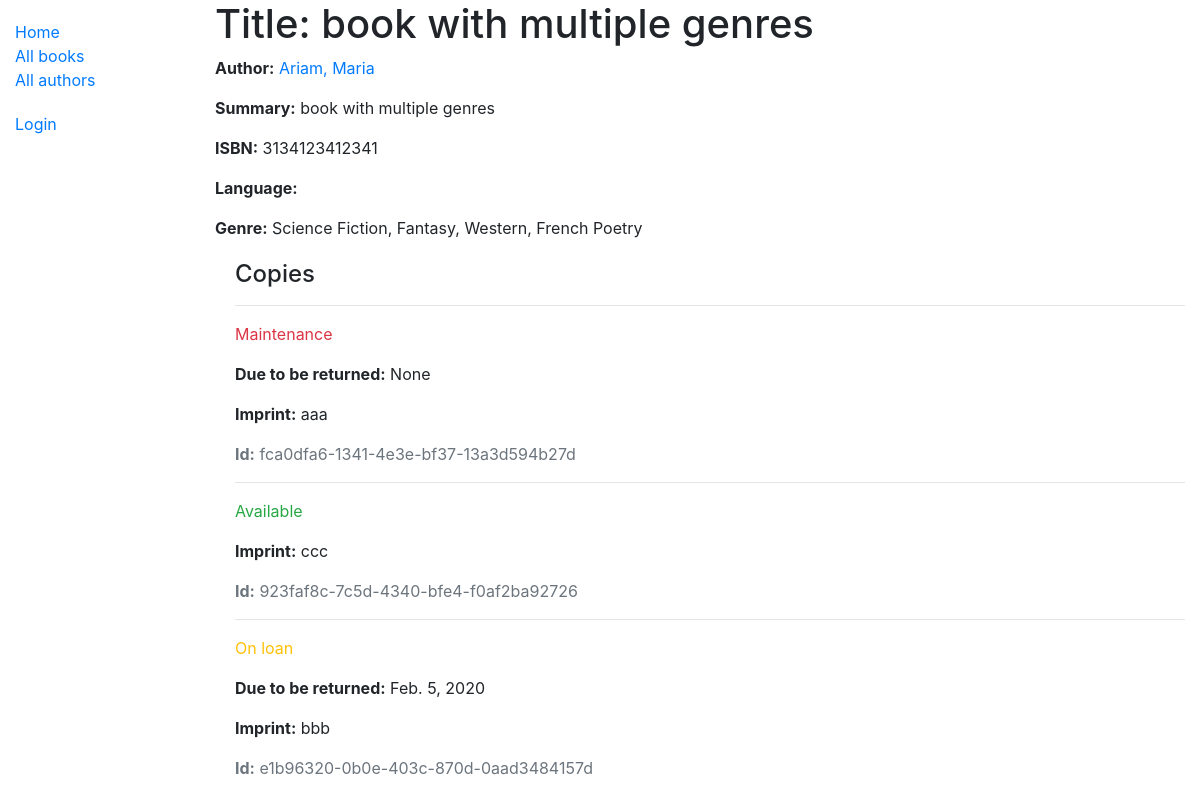
/catalog/book/4, run on an earlier commit of the app's database.
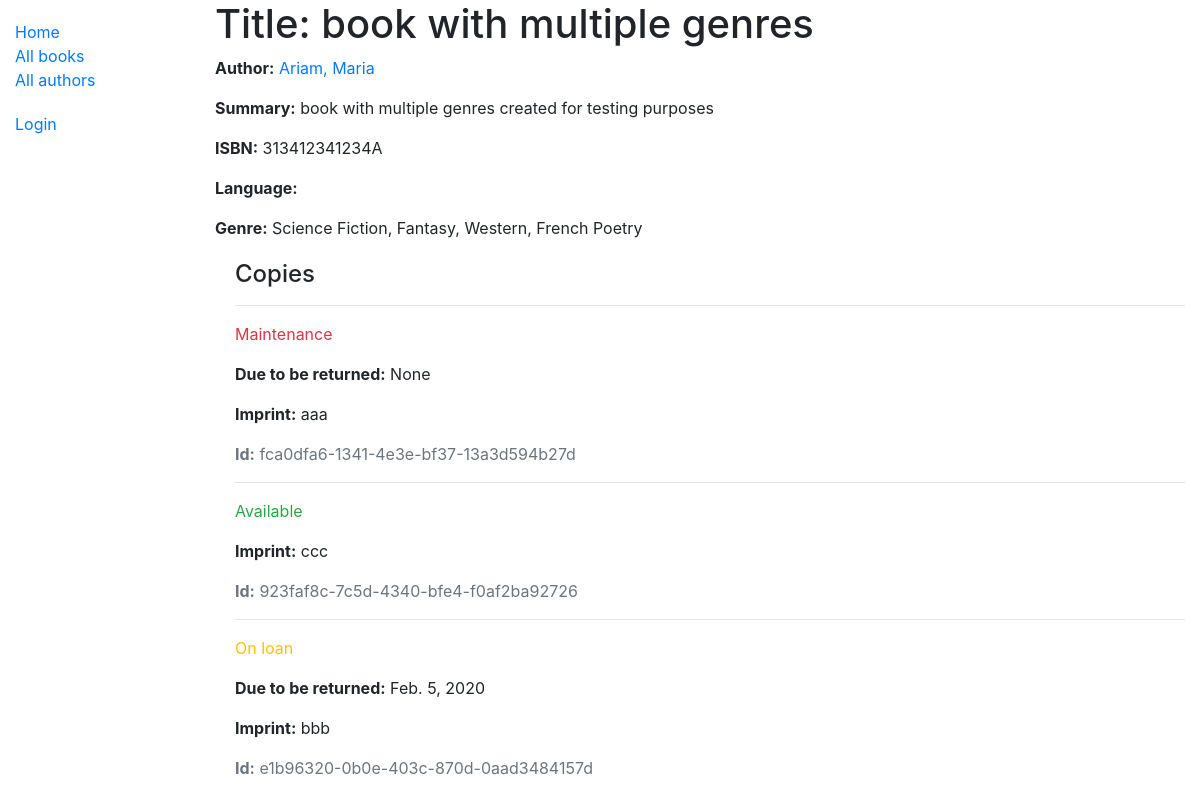
And on a later commit of the database.
### catalog/models.py (models this page shows, shortened)
class Book(models.Model):
    title = models.CharField(max_length=200)
    author = models.ForeignKey('Author', on_delete=models.SET_NULL, null=True)
    summary = models.TextField(max_length=1000, help_text='Enter a brief description of the book')
    isbn = models.CharField('ISBN', max_length=13, help_text='13 Character <a href="https://www.isbn-international.org/content/what-isbn">ISBN number</a>')
    genre = models.ManyToManyField(Genre, help_text='Select a genre for this book')
    def display_genre(self):
        """Because one book can have multiple genres, creates a string with the first 3 Genres.
         This is required to display genre in Admin."""
        return ', '.join([genre.name for genre in self.genre.all()[:3]])
    display_genre.short_description = 'Genre'
    class Meta:
        ordering = ['title']

class Author(models.Model):
    first_name = models.CharField(max_length=100)
    last_name = models.CharField(max_length=100)
    date_of_birth = models.DateField(null=True, blank=True)
    date_of_death = models.DateField('Died', null=True, blank=True)
    class Meta:
        ordering = ['last_name', 'first_name']
    def __str__(self):
        return f'{self.last_name}, {self.first_name}'

class Genre(models.Model):
    name = models.CharField(max_length=200, help_text='Enter a book genre (e.g. Science Fiction)')
    def __str__(self):
        return self.name

class BookInstance(models.Model):
    id = models.UUIDField(primary_key=True, default=uuid.uuid4, help_text='Unique ID for this particular book across whole library')
    book = models.ForeignKey('Book', on_delete=models.SET_NULL, null=True)
    imprint = models.CharField(max_length=200, help_text='version details of a book')
    due_back = models.DateField(null=True, blank=True)
    borrower = models.ForeignKey(User, on_delete=models.SET_NULL, null=True, blank=True)
    LOAN_STATUS = (
        ('m', 'Maintenance'),
        ('o', 'On loan'),
        ('a', 'Available'),
        ('r', 'Reserved'),
    )
    status = models.CharField(
        max_length=1,
        choices=LOAN_STATUS,
        blank=True,
        default='m',
        help_text='Book availability',
    )
    class Meta:
        ordering = ['due_back']
        permissions = (
            ('can_mark_returned', 'Set book as returned'),
            ('librarian', 'Librarian access'),
        )

### catalog/views.py (the view)
# urls.py: path('book/<int:pk>', views.BookDetailView.as_view(), name='book-detail'),
class BookDetailView(generic.DetailView):
    model = Book

### catalog/templates/catalog/book_detail.html
{% extends "base_generic.html" %}
{% block content %}
  <h1>Title: {{ book.title }}</h1>
  <p><strong>Author:</strong> <a href="{% url 'author-detail' book.author.pk %}">{{ book.author }}</a></p>
  <p><strong>Summary:</strong> {{ book.summary }}</p>
  <p><strong>ISBN:</strong> {{ book.isbn }}</p>
  <p><strong>Language:</strong> {{ book.language }}</p>
  <p><strong>Genre:</strong> {{ book.genre.all|join:", " }}</p>
  <div style="margin-left:20px;margin-top:20px">
    <h4>Copies</h4>
    {% for copy in book.bookinstance_set.all %}
      <hr>
      <p class="{% if copy.status == 'a' %}text-success{% elif copy.status == 'm' %}text-danger{% else %}text-warning{% endif %}">
        {{ copy.get_status_display }}
      </p>
      {% if copy.status != 'a' %}
        <p><strong>Due to be returned:</strong> {{ copy.due_back }}</p>
      {% endif %}
      <p><strong>Imprint:</strong> {{ copy.imprint }}</p>
      <p class="text-muted"><strong>Id:</strong> {{ copy.id }}</p>
    {% endfor %}
  </div>
{% endblock %}

### catalog/templates/base_generic.html (shortened to what this page needs)
<!DOCTYPE html>
<html lang="en">
<head>
  <link rel="stylesheet" href="https://stackpath.bootstrapcdn.com/bootstrap/4.1.3/css/bootstrap.min.css">
  {% load static %}
  <link rel="stylesheet" href="{% static 'css/styles.css' %}">
</head>
<body>
  <div class="container-fluid">
    <div class="row">
      <div class="col-sm-2">
        {% block sidebar %}
          <ul class="sidebar-nav">
            <li><a href="{% url 'index' %}">Home</a></li>
            <li><a href="{% url 'books' %}">All books</a></li>
            <li><a href="{% url 'authors' %}">All authors</a></li>
          </ul>
          <ul class="sidebar-nav">
            {% if user.is_authenticated %}
              <li>User: {{ user.get_username }}</li>
              <li><a href="{% url 'my-borrowed' %}">My Borrowed</a></li>
              <li><a href="{% url 'logout'%}?next={{request.path}}">Logout</a></li>
            {% else %}
              <li><a href="{% url 'login'%}?next={{request.path}}">Login</a></li>
            {% endif %}
          </ul>
        {% endblock %}
      </div>
      <div class="col-sm-10 ">
        {% block content %}
        {% endblock %}
      </div>
    </div>
  </div>
</body>
</html>

### catalog/static/css/styles.css (style rules this page uses)
.sidebar-nav { margin-top: 20px; padding: 0; list-style: none; }

What changed in the data, as far as the page shows it:
changed Book "book with multiple genres": summary "book with multiple genres" → "book with multiple genres created for testing purposes"; isbn "3134123412341" → "313412341234A"
